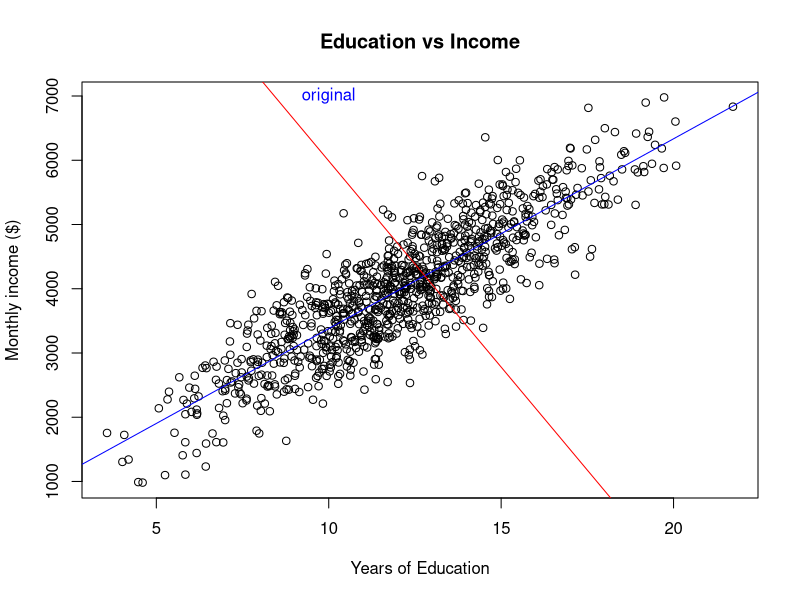

Generate this figure with R:
set.seed(123)

#Data without outlier

x <- rnorm(999, 12, 3) #years of education
y <- 300*x + rnorm(999, 350, 500) #monthly income
testdata999 <- data.frame(x, y)
lm1 <- lm(y ~ x, data = testdata999)
summary(lm1)

#Data with outlier added
testdata1000 <- rbind(testdata999, c(0, 700000))
lm2 <- lm(y ~ x, data = testdata1000)
summary(lm2)

plot(testdata999, main = "Education vs Income", xlab = "Years of Education", ylab = "Monthly income ($)")
abline(lm1, col = "blue",testdata999)
abline(lm2, col = "red", testdata1000)
text(10, 7000, c("original"), col = "blue")
text(0, 5000, c("outlier"), col = "red")

